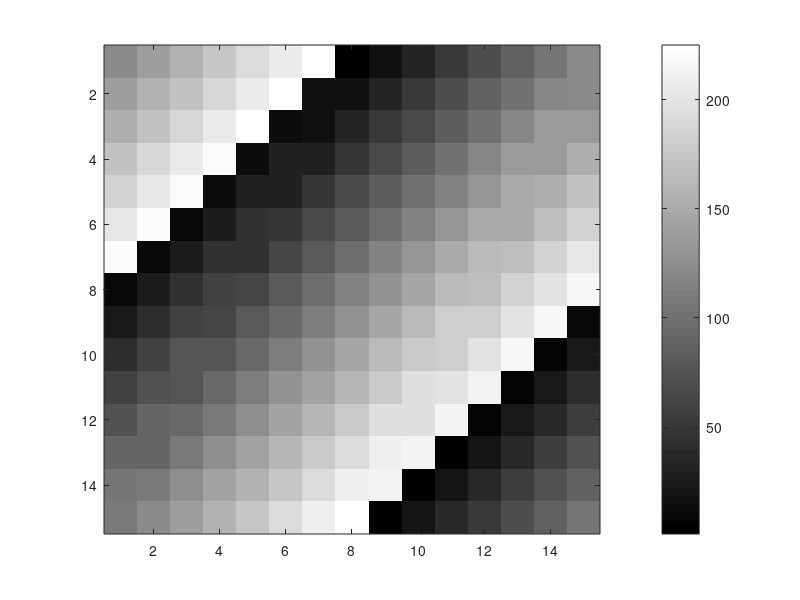

The MATLAB script that drew this image:
t = [0:0.01:0.98];y1 = sin(2*pi*4*t);y2 = cos(2*pi*4*t);plot(t, y1);plot(t, y2);hold on;plot(t, y2, 'r');xlabel('time')ylabel('value')legend('sin', 'cos')title('Plot')%cd './plots'; print -dpng 'plot.png'clf;close;subplot(1,2,1); %divides plot a 1x2 grid, access first elementplot(t,y1);subplot(1,2,2);plot(t,y1);axis([0.5 1 -1 1]);clf;close;A=magic(15);imagesc(A)imagesc(A), colorbar, colormap gray;